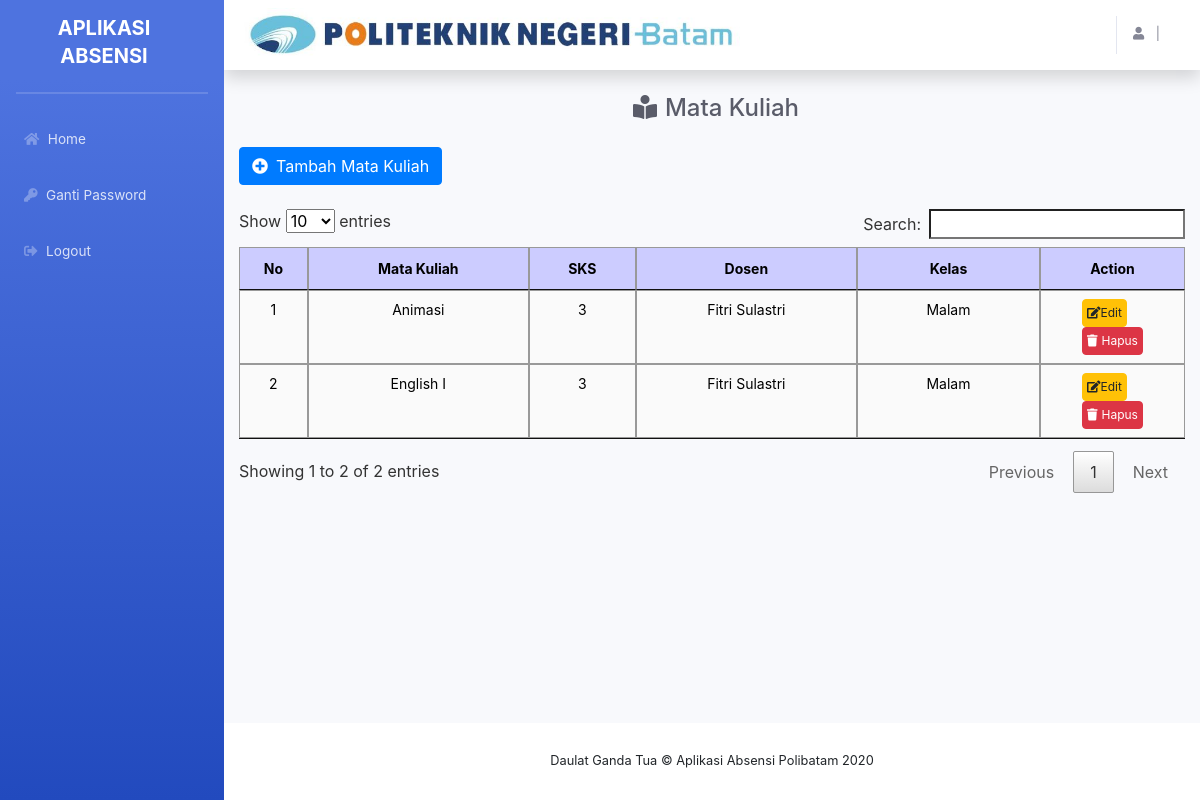
The app's page /index.php/tata_usaha/matkul with its own data.
### tables this page shows
CREATE TABLE `tb_matkul` (
  `kd_matkul` int(5) NOT NULL,
  `nama_matkul` varchar(30) NOT NULL,
  `sks` int(3) NOT NULL,
  `dosen` varchar(50) NOT NULL,
  `kd_kelas` int(5) NOT NULL
);

### application/controllers/Tata_usaha.php (called while the page is built, shortened)
<?php
class Tata_usaha extends CI_controller{
	public function __construct(){
		$this->load->model('TataUsahaModel');
		$this->load->library('form_validation');
	}
	public function matkul(){
		$data['matkul'] = $this->TataUsahaModel->getAll_matkul();
		$data['dosen'] 	= $this->TataUsahaModel->getAll_dosen();
		$data['title'] 	= "Mata Kuliah - Aplikasi Absensi Polibatam";
		$this->load->view('templates/header', $data);
		$this->load->view('templates/sidebar');
		$this->load->view('tata_usaha/matkul', $data);
		$this->load->view('templates/footer');
	}
}

### index.php (called while the page is built, shortened)
<?php
require_once BASEPATH.'core/CodeIgniter.php';

### application/models/TataUsahaModel.php (called while the page is built, shortened)
<?php if ( ! defined('BASEPATH')) exit('No direct script access allowed');
class TataUsahaModel extends CI_Model {
    public function getAll_matkul(){
        $this->db->select('*');
        $this->db->from('tb_matkul');
        $this->db->order_by('nama_matkul');
        $query = $this->db->get();
        return $query->result();
    }
    public function getAll_dosen(){
        $this->db->select('*');
        $this->db->from('tb_dosen');
        $query = $this->db->get();
        return $query->result();
    }
}

### application/views/tata_usaha/matkul.php (the view, shortened to what this page needs)
  <div class="container-fluid">
    <h1 class="h4 mb-4 mt-4 text-gray-800 ml-2 text-center"><i class="fas fa-book-reader mr-2"></i>Mata Kuliah</h1>
    <a href="<?php echo base_url('index.php/tata_usaha/tambah_matkul') ?>" class="btn btn-primary mb-4"><i class="fas fa-plus-circle mr-2"></i>Tambah Mata Kuliah</a>
  <table class="table data mb-2 mt-3 tb_tata_usaha">
    <thead class="text-center">
      <tr>
        <th style="width: 5%;">No</th>
        <th style="width: 25%;">Mata Kuliah</th>
        <th style="width: 10%;">SKS</th>
        <th style="width: 25%;">Dosen</th>
        <th style="width: 20%;">Kelas</th>
        <th style="width: 15%;">Action</th>
      </tr>
    </thead>
    <tbody class="text-center">
      <?php $no = 1; foreach($matkul as $m): ?>
      <tr>
          <td style="width: 5%;" ><?php echo $no++ ?> </td>
          <td style="width: 10%;" > <?php echo $m->nama_matkul ?> </td>
          <td style="width: 10%;" > <?php echo $m->sks ?> </td>
          <td style="width: 25%;" > <?php echo $m->dosen ?> </td>
          <?php if($m->kd_kelas == '1'){ ?>
            <td style="width: 20%;">Reguler</td>
          <?php } else if($m->kd_kelas == '2'){ ?>
            <td style="width: 20%;">Malam</td>
          <?php } else { ?>
            <td style="width: 20%;">Karyawan</td>
          <?php } ?>
          <td style="width: 15%;">
            <a href="<?php echo base_url('index.php/tata_usaha/edit_matkul/'.$m->kd_matkul);?>" class="btn btn-warning p-1 mr-3 btn_action" data-toogle="tooltip" title="EDIT"><i class="fas fa-edit mr-0" ></i>Edit</a>
            <a href="<?php echo base_url('index.php/tata_usaha/hapus_matkul/'.$m->kd_matkul);?>" class="btn btn-danger p-1 btn_action" data-toogle="tooltip" title="HAPUS" onclick="javascript: return confirm('Yakin menghapus dosen ini?')"><i class="fas fa-trash mr-1"></i>Hapus</a>
          </td>
      </tr>
      <?php endforeach; ?>
    </tbody>
  </table>
  <br>
  </div>
</div>

### assets/css/style.css (style rules this page uses)
.btn_action { font-size: 12px; }
.tb_tata_usaha { color: #000000; font-size: 12px; width: 100%; border-collapse: collapse; table-layout: fixed; font-size: 14px; }
.tb_tata_usaha th { padding: 10px; margin: 0; border: 1px solid #999999; background: #ccccff; text-align: center; table-layout: fixed; }
.tb_tata_usaha td { padding: 5px; border: 1px solid #999999; background: #fafafa; background: -moz-linear-gradient(top, #fbfbfb, #fafafa); position: relative; }

### records on screen
tb_matkul: nama_matkul "Animasi", sks "3", dosen "Fitri Sulastri", shows "Malam"
tb_matkul: nama_matkul "English I", sks "3", dosen "Fitri Sulastri", shows "Malam"
